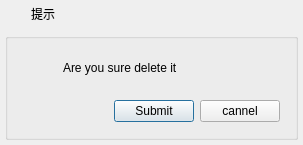
<?xml version="1.0" encoding="UTF-8"?>
<ui version="4.0">
 <class>frmMessageBox</class>
 <widget class="QDialog" name="frmMessageBox">
  <property name="geometry">
   <rect>
    <x>0</x>
    <y>0</y>
    <width>303</width>
    <height>144</height>
   </rect>
  </property>
  <property name="windowTitle">
   <string>提示</string>
  </property>
  <layout class="QVBoxLayout" name="verticalLayout">
   <property name="spacing">
    <number>0</number>
   </property>
   <property name="leftMargin">
    <number>0</number>
   </property>
   <property name="topMargin">
    <number>0</number>
   </property>
   <property name="rightMargin">
    <number>0</number>
   </property>
   <property name="bottomMargin">
    <number>0</number>
   </property>
   <item>
    <widget class="QWidget" name="WidGetTitle" native="true">
     <property name="sizePolicy">
      <sizepolicy hsizetype="Preferred" vsizetype="Fixed">
       <horstretch>0</horstretch>
       <verstretch>0</verstretch>
      </sizepolicy>
     </property>
     <property name="minimumSize">
      <size>
       <width>100</width>
       <height>28</height>
      </size>
     </property>
     <layout class="QHBoxLayout" name="horizontalLayout_2">
      <property name="spacing">
       <number>0</number>
      </property>
      <property name="leftMargin">
       <number>0</number>
      </property>
      <property name="topMargin">
       <number>0</number>
      </property>
      <property name="rightMargin">
       <number>0</number>
      </property>
      <property name="bottomMargin">
       <number>0</number>
      </property>
      <item>
       <widget class="QLabel" name="LabIco">
        <property name="sizePolicy">
         <sizepolicy hsizetype="Minimum" vsizetype="Preferred">
          <horstretch>0</horstretch>
          <verstretch>0</verstretch>
         </sizepolicy>
        </property>
        <property name="minimumSize">
         <size>
          <width>31</width>
          <height>0</height>
         </size>
        </property>
        <property name="text">
         <string/>
        </property>
        <property name="alignment">
         <set>Qt::AlignCenter</set>
        </property>
       </widget>
      </item>
      <item>
       <widget class="QLabel" name="LabTitle">
        <property name="sizePolicy">
         <sizepolicy hsizetype="Expanding" vsizetype="Preferred">
          <horstretch>0</horstretch>
          <verstretch>0</verstretch>
         </sizepolicy>
        </property>
        <property name="styleSheet">
         <string notr="true">font: 10pt &quot;微软雅黑&quot;;</string>
        </property>
        <property name="text">
         <string>提示</string>
        </property>
        <property name="alignment">
         <set>Qt::AlignLeading|Qt::AlignLeft|Qt::AlignVCenter</set>
        </property>
       </widget>
      </item>
      <item>
       <widget class="QWidget" name="widget_menu" native="true">
        <property name="sizePolicy">
         <sizepolicy hsizetype="Minimum" vsizetype="Preferred">
          <horstretch>0</horstretch>
          <verstretch>0</verstretch>
         </sizepolicy>
        </property>
        <layout class="QHBoxLayout" name="horizontalLayout">
         <property name="spacing">
          <number>0</number>
         </property>
         <property name="leftMargin">
          <number>0</number>
         </property>
         <property name="topMargin">
          <number>0</number>
         </property>
         <property name="rightMargin">
          <number>0</number>
         </property>
         <property name="bottomMargin">
          <number>0</number>
         </property>
         <item>
          <widget class="QPushButton" name="btnMenu_Close">
           <property name="sizePolicy">
            <sizepolicy hsizetype="Minimum" vsizetype="Expanding">
             <horstretch>0</horstretch>
             <verstretch>0</verstretch>
            </sizepolicy>
           </property>
           <property name="minimumSize">
            <size>
             <width>40</width>
             <height>0</height>
            </size>
           </property>
           <property name="cursor">
            <cursorShape>ArrowCursor</cursorShape>
           </property>
           <property name="focusPolicy">
            <enum>Qt::NoFocus</enum>
           </property>
           <property name="toolTip">
            <string>关闭</string>
           </property>
           <property name="text">
            <string/>
           </property>
           <property name="flat">
            <bool>true</bool>
           </property>
          </widget>
         </item>
        </layout>
       </widget>
      </item>
     </layout>
    </widget>
   </item>
   <item>
    <widget class="QWidget" name="widget_main" native="true">
     <property name="styleSheet">
      <string notr="true">font: 11pt &quot;微软雅黑&quot;;</string>
     </property>
     <layout class="QGridLayout" name="gridLayout_2">
      <property name="leftMargin">
       <number>5</number>
      </property>
      <property name="topMargin">
       <number>5</number>
      </property>
      <property name="rightMargin">
       <number>5</number>
      </property>
      <property name="bottomMargin">
       <number>5</number>
      </property>
      <item row="0" column="0">
       <widget class="QGroupBox" name="groupBox">
        <property name="title">
         <string/>
        </property>
        <layout class="QGridLayout" name="gridLayout">
         <item row="1" column="0" colspan="2">
          <layout class="QHBoxLayout" name="horizontalLayout_3">
           <property name="leftMargin">
            <number>6</number>
           </property>
           <property name="topMargin">
            <number>6</number>
           </property>
           <property name="rightMargin">
            <number>6</number>
           </property>
           <property name="bottomMargin">
            <number>6</number>
           </property>
           <item>
            <spacer name="horizontalSpacer">
             <property name="orientation">
              <enum>Qt::Horizontal</enum>
             </property>
             <property name="sizeHint" stdset="0">
              <size>
               <width>40</width>
               <height>20</height>
              </size>
             </property>
            </spacer>
           </item>
           <item>
            <widget class="QPushButton" name="btnOk">
             <property name="cursor">
              <cursorShape>PointingHandCursor</cursorShape>
             </property>
             <property name="focusPolicy">
              <enum>Qt::StrongFocus</enum>
             </property>
             <property name="styleSheet">
              <string notr="true"/>
             </property>
             <property name="text">
              <string>Submit</string>
             </property>
             <property name="icon">
              <iconset>
               <normaloff>:/image/update.png</normaloff>:/image/update.png</iconset>
             </property>
             <property name="iconSize">
              <size>
               <width>20</width>
               <height>20</height>
              </size>
             </property>
            </widget>
           </item>
           <item>
            <widget class="QPushButton" name="btnCancel">
             <property name="cursor">
              <cursorShape>PointingHandCursor</cursorShape>
             </property>
             <property name="focusPolicy">
              <enum>Qt::StrongFocus</enum>
             </property>
             <property name="styleSheet">
              <string notr="true"/>
             </property>
             <property name="text">
              <string>cannel</string>
             </property>
             <property name="icon">
              <iconset>
               <normaloff>:/image/close.png</normaloff>:/image/close.png</iconset>
             </property>
             <property name="iconSize">
              <size>
               <width>20</width>
               <height>20</height>
              </size>
             </property>
            </widget>
           </item>
          </layout>
         </item>
         <item row="0" column="1">
          <widget class="QLabel" name="labInfo">
           <property name="text">
            <string>Are you sure delete it</string>
           </property>
           <property name="scaledContents">
            <bool>false</bool>
           </property>
           <property name="wordWrap">
            <bool>true</bool>
           </property>
          </widget>
         </item>
         <item row="0" column="0">
          <widget class="QLabel" name="labIcoMain">
           <property name="minimumSize">
            <size>
             <width>40</width>
             <height>40</height>
            </size>
           </property>
           <property name="maximumSize">
            <size>
             <width>40</width>
             <height>40</height>
            </size>
           </property>
           <property name="styleSheet">
            <string notr="true">border-image: url(:/image/info.png);</string>
           </property>
           <property name="text">
            <string/>
           </property>
          </widget>
         </item>
        </layout>
       </widget>
      </item>
     </layout>
    </widget>
   </item>
  </layout>
 </widget>
 <resources/>
 <connections/>
</ui>
